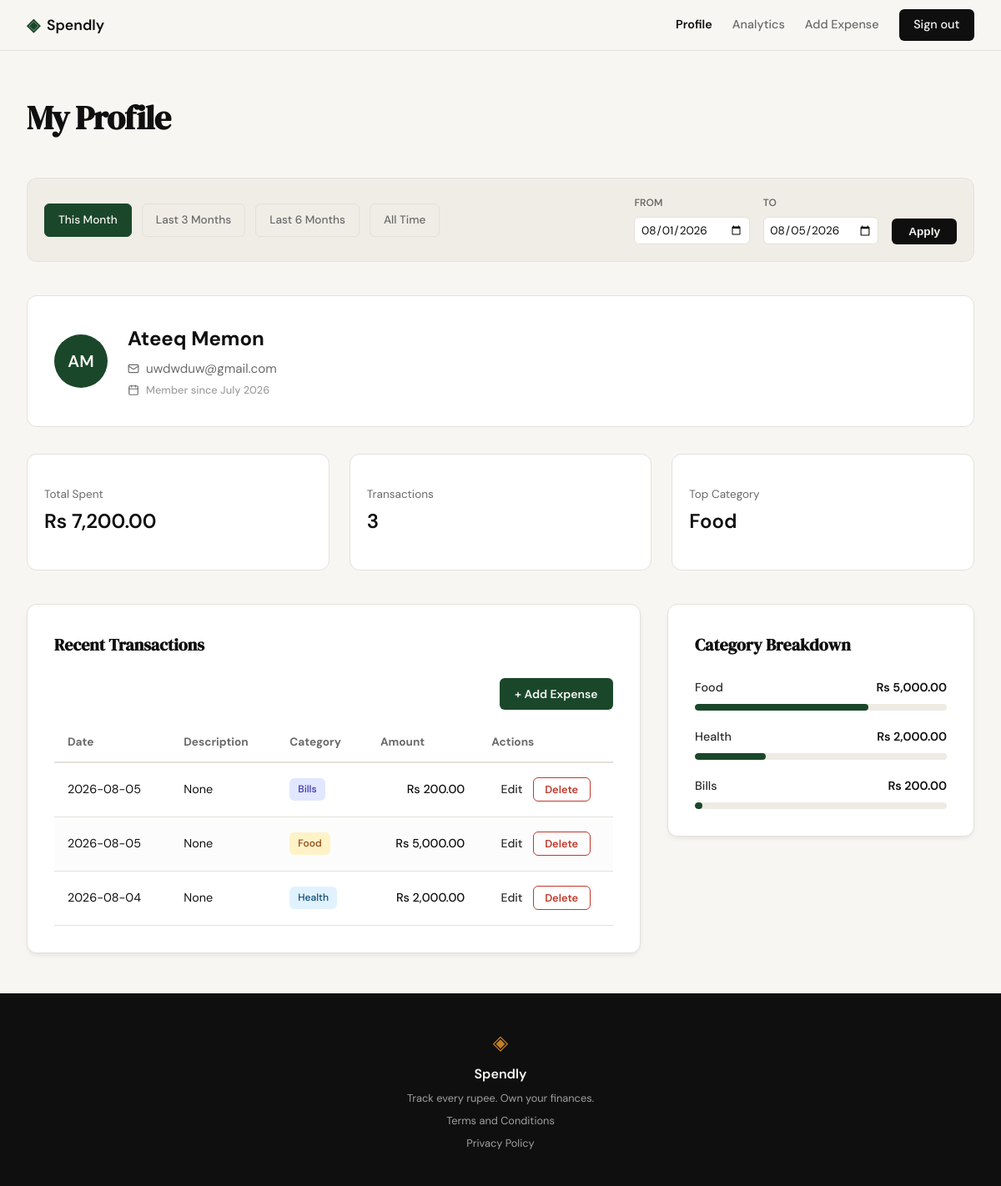
/profile?date_from=2026-08-01&date_to=2026-08-05 (signed in), run on the app's committed database.
### tables this page shows
CREATE TABLE users (
                id INTEGER PRIMARY KEY AUTOINCREMENT,
                name TEXT NOT NULL,
                email TEXT UNIQUE NOT NULL,
                password_hash TEXT NOT NULL,
                created_at TEXT DEFAULT (datetime('now'))
            );

CREATE TABLE expenses (
                id INTEGER PRIMARY KEY AUTOINCREMENT,
                user_id INTEGER NOT NULL,
                amount REAL NOT NULL,
                category TEXT NOT NULL,
                date TEXT NOT NULL,
                description TEXT,
                created_at TEXT DEFAULT (datetime('now')),
                FOREIGN KEY (user_id) REFERENCES users (id)
            );

### app.py (the view)
@app.route("/profile")
def profile():
    if not session.get("user_id"):
        flash("Please log in to access your profile.", "error")
        return redirect(url_for("login"))
    user_id = session["user_id"]
    date_from = request.args.get("date_from")
    date_to = request.args.get("date_to")
    validated_from = None
    validated_to = None
    if date_from and date_to:
        try:
            validated_from = datetime.strptime(date_from, "%Y-%m-%d").date()
            validated_to = datetime.strptime(date_to, "%Y-%m-%d").date()
            if validated_from > validated_to:
                flash("Start date must be before end date.", "error")
                validated_from = validated_to = None
        except ValueError:
            validated_from = validated_to = None # Explicitly reset
    today = datetime.now().date()
    presets = {
        "this_month": {
            "label": "This Month",
            "from": datetime(today.year, today.month, 1).date(),
            "to": today
        },
        "last_3_months": {
            "label": "Last 3 Months",
            "from": today - timedelta(days=90), # Approx 3 months
            "to": today
        },
        "last_6_months": {
            "label": "Last 6 Months",
            "from": today - timedelta(days=180), # Approx 6 months
            "to": today
        },
        "all_time": {
            "label": "All Time",
            "from": None,
            "to": None
        }
    }
    user_info = get_user_by_id(user_id)
    if not user_info:
        flash("User profile not found.", "error")
        return redirect(url_for("login"))
    stats = get_summary_stats(user_id, date_from=validated_from, date_to=validated_to)
    txs = get_recent_transactions(user_id, date_from=validated_from, date_to=validated_to)
    cats = get_category_breakdown(user_id, date_from=validated_from, date_to=validated_to)
    profile_data = {
        "user": {
            "name": user_info["name"],
            "email": user_info["email"],
            "initials": "".join([n[0].upper() for n in user_info["name"].split()]),
            "joined": user_info["member_since"]
        },
        "stats": {
            "total_spent": f"Rs {stats['total_spent']:,.2f}",
            "tx_count": stats["transaction_count"],
            "top_category": stats["top_category"]
        },
        "transactions": [
            {
                "id": tx["id"],
                "date": tx["date"],
                "desc": tx["desc"],
                "category": tx["category"],
                "amount": f"Rs {tx['amount']:,.2f}"
            }
            for tx in txs
        ],
        "categories": [
            {
                "name": cat["name"],
                "amount": f"Rs {cat['amount']:,.2f}",
                "percent": cat["pct"]
            }
            for cat in cats
        ]
    }
    return render_template("profile.html", profile=profile_data, date_from=validated_from, date_to=validated_to, presets=presets)

### database/db.py (called while the page is built)
def get_db():
    conn = sqlite3.connect(DB_PATH)
    conn.row_factory = sqlite3.Row
    conn.execute("PRAGMA foreign_keys = ON")
    return conn

### database/queries.py (called while the page is built)
def get_user_by_id(user_id):
    with get_db() as conn:
        row = conn.execute('SELECT name, email, created_at FROM users WHERE id = ?', (user_id,)).fetchone()
        if not row:
            return None
        try:
            dt = datetime.strptime(row['created_at'], '%Y-%m-%d %H:%M:%S')
            member_since = dt.strftime('%B %Y')
        except (ValueError, TypeError):
            member_since = "Unknown"
        return {
            "name": row['name'],
            "email": row['email'],
            "member_since": member_since
        }

### templates/profile.html (shortened to what this page needs)
{% extends "base.html" %}
{% block content %}
<div class="profile-container">
    <header class="profile-header">
        <h1 class="profile-title">My Profile</h1>
    </header>
    <section class="profile-filter-bar">
        <div class="filter-presets">
            {% for id, preset in presets.items() %}
            <a href="{{ url_for('profile', date_from=preset.from, date_to=preset.to) }}"
               class="filter-btn {{ 'active' if (date_from == preset.from and date_to == preset.to) else '' }}">
                {{ preset.label }}
            </a>
            {% endfor %}
        </div>
        <form class="filter-custom-range" method="GET" action="{{ url_for('profile') }}">
            <div class="input-group">
                <label for="date_from">From</label>
                <input type="date" id="date_from" name="date_from" value="{{ date_from or '' }}">
            </div>
            <div class="input-group">
                <label for="date_to">To</label>
                <input type="date" id="date_to" name="date_to" value="{{ date_to or '' }}">
            </div>
            <button type="submit" class="btn-apply">Apply</button>
        </form>
    </section>
    <section class="profile-user-card">
        <div class="user-info-wrapper">
            <div class="avatar-circle">
                {{ profile.user.initials }}
            </div>
            <div class="user-details">
                <h2 class="user-name">{{ profile.user.name }}</h2>
                <div class="user-email-row">
                    <i data-lucide="mail" class="inline-icon"></i>
                    <span class="user-email">{{ profile.user.email }}</span>
                </div>
                <div class="user-meta-row">
                    <i data-lucide="calendar" class="inline-icon"></i>
                    <span class="user-meta">Member since {{ profile.user.joined }}</span>
                </div>
            </div>
        </div>
    </section>
    <section class="profile-stats-row">
        <div class="summary-card">
            <div class="stat-content">
                <span class="stat-label">Total Spent</span>
                <span class="stat-value">{{ profile.stats.total_spent }}</span>
            </div>
        </div>
        <div class="summary-card">
            <div class="stat-content">
                <span class="stat-label">Transactions</span>
                <span class="stat-value">{{ profile.stats.tx_count }}</span>
            </div>
        </div>
        <div class="summary-card">
            <div class="stat-content">
                <span class="stat-label">Top Category</span>
                <span class="stat-value">{{ profile.stats.top_category }}</span>
            </div>
        </div>
    </section>
    <div class="profile-grid">
        <section class="profile-section">
            <div class="dashboard-card">
                <h3 class="section-title">Recent Transactions</h3>
                <div class="table-actions">
                    <a href="{{ url_for('add_expense') }}" class="btn-add-expense">+ Add Expense</a>
                </div>
                <div class="table-responsive">
                    <table class="dashboard-table">
                        <thead>
                            <tr>
                                <th>Date</th>
                                <th>Description</th>
                                <th>Category</th>
                                <th class="text-right">Amount</th>
                                <th class="text-center">Actions</th>
                            </tr>
                        </thead>
                        <tbody>
                            {% for tx in profile.transactions %}
                            <tr>
                                <td>{{ tx.date }}</td>
                                <td>{{ tx.desc }}</td>
                                <td>
                                    <span class="category-badge badge-{{ tx.category|lower }}">
                                        {{ tx.category }}
                                    </span>
                                </td>
                                <td class="text-right amount">{{ tx.amount }}</td>
                                <td class="text-center">
                                    <div class="actions-row">
                                        <a href="{{ url_for('edit_expense', id=tx.id) }}" class="action-link-edit">Edit</a>
                                        <form action="{{ url_for('delete_expense', id=tx.id) }}" method="POST" class="inline-form">
                                            <button type="submit" class="action-btn-delete" onclick="return confirm('Delete this expense?')">
                                                Delete
                                            </button>
                                        </form>
                                    </div>
                                </td>
                            </tr>
                            {% endfor %}
                        </tbody>
                    </table>
                </div>
            </div>
        </section>
        <section class="profile-section">
            <div class="dashboard-card">
                <h3 class="section-title">Category Breakdown</h3>
                <div class="category-list">
                    {% for cat in profile.categories %}
                    <div class="category-item">
                        <div class="category-info">
                            <span class="cat-name">{{ cat.name }}</span>
                            <span class="cat-amount">{{ cat.amount }}</span>
                        </div>
                        <div class="progress-bar-container">
                            <div class="progress-bar" style="width: {{ cat.percent }}%;"></div>
                        </div>
                    </div>
                    {% endfor %}
                </div>
            </div>
        </section>
    </div>
</div>
{% endblock %}

### data on the page
users: user.name "Ateeq Memon", user.email "uwdwduw@gmail.com"
expenses: date "2026-08-05", desc "None", category "Bills", amount "Rs 200.00"
expenses: date "2026-08-05", desc "None", category "Food", amount "Rs 5,000.00"
expenses: date "2026-08-04", desc "None", category "Health", amount "Rs 2,000.00"

### other printed values
{{ preset.label }} "This Month" "Last 3 Months" "Last 6 Months" "All Time"
{{ profile.user.initials }} "AM"
{{ profile.user.joined }} "July 2026"
{{ profile.stats.total_spent }} "Rs 7,200.00"
{{ profile.stats.tx_count }} "3"
{{ profile.stats.top_category }} "Food"
{{ cat.name }} "Food" "Health" "Bills"
{{ cat.amount }} "Rs 5,000.00" "Rs 2,000.00" "Rs 200.00"
